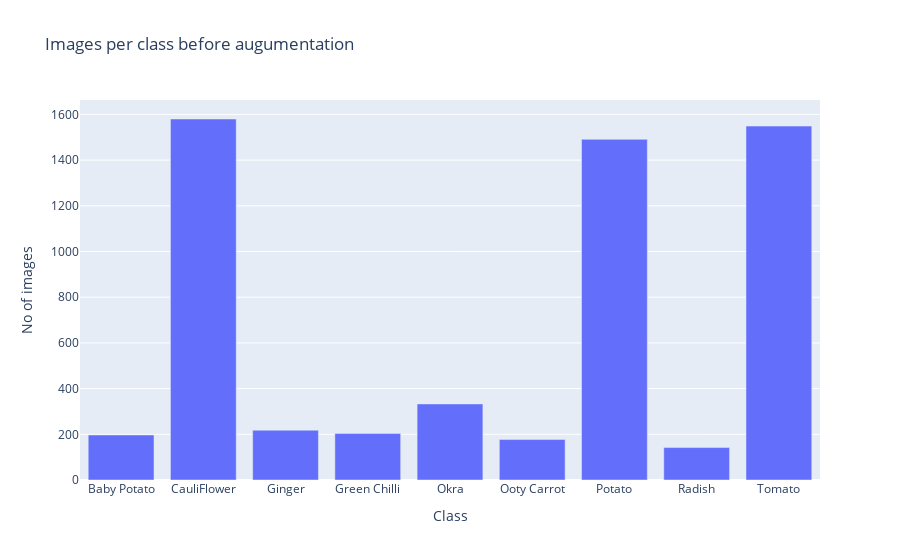

The notebook cell saved with this chart:
### Code cell
px.bar(x=d1.keys(),y=d1.values(),title="Images per class before augumentation",labels=dict(x="Class", y="No of images"))

### Figure 1 — Plotly figure (JSON) as saved in the notebook; plotly's stock layout.template omitted (floating-point values rounded to 4 significant figures)
{"data": [{"alignmentgroup": "True", "hovertemplate": "Class=%{x}<br>No of images=%{y}<extra></extra>", "legendgroup": "", "marker": {"color": "#636efa", "pattern": {"shape": ""}}, "name": "", "offsetgroup": "", "orientation": "v", "showlegend": false, "textposition": "auto", "type": "bar", "x": ["Baby Potato", "CauliFlower", "Ginger", "Green Chilli", "Okra", "Ooty Carrot", "Potato", "Radish", "Tomato"], "xaxis": "x", "y": [197, 1580, 218, 204, 333, 177, 1491, 142, 1549], "yaxis": "y"}], "layout": {"barmode": "relative", "legend": {"tracegroupgap": 0}, "title": {"text": "Images per class before augumentation"}, "xaxis": {"anchor": "y", "domain": [0, 1], "title": {"text": "Class"}}, "yaxis": {"anchor": "x", "domain": [0, 1], "title": {"text": "No of images"}}}}
